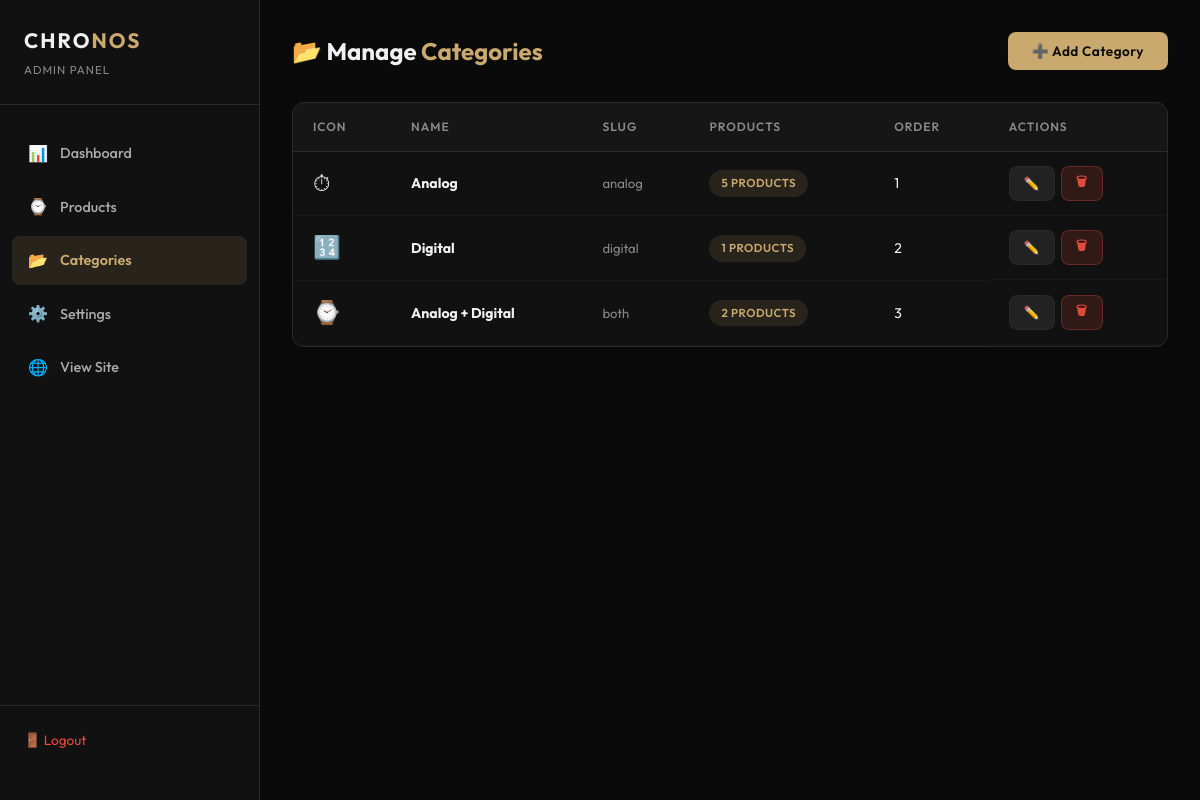
/admin/categories.php (signed in), run on an earlier commit of the app's database.
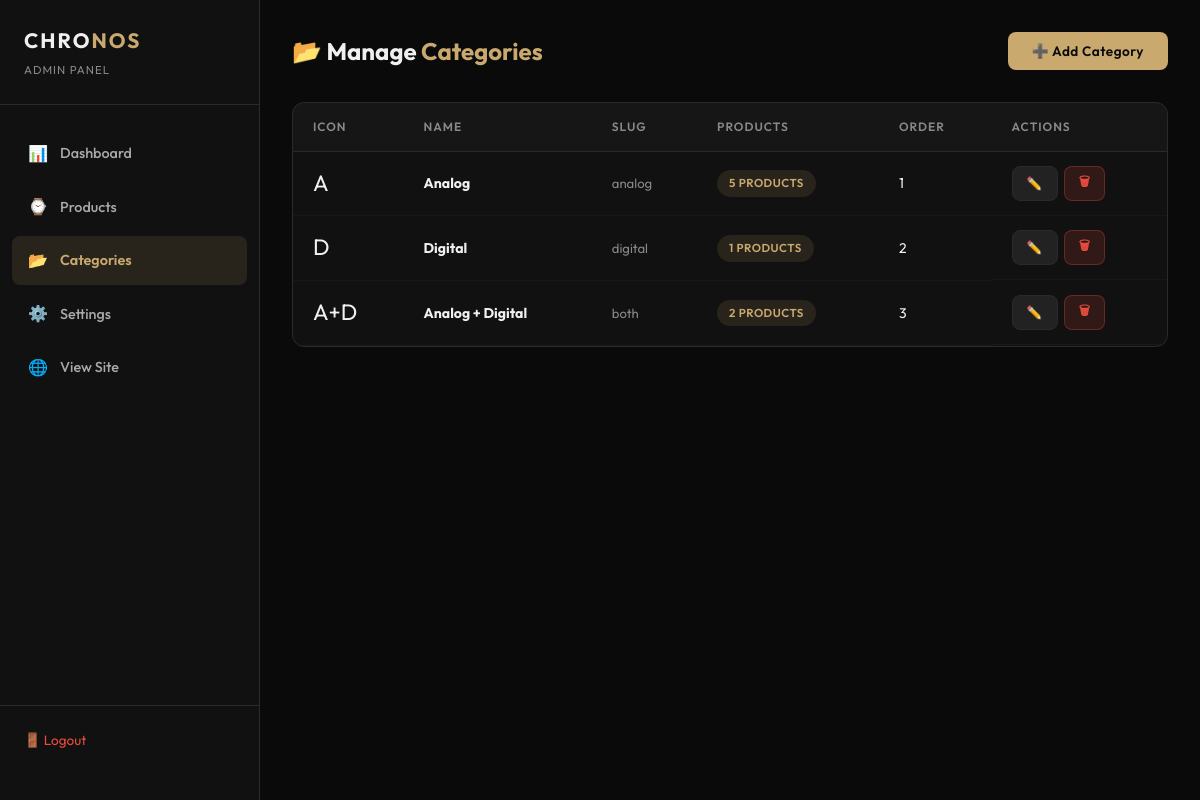
And on a later commit of the database.
### tables this page shows
CREATE TABLE `categories` (
    `id` INT AUTO_INCREMENT PRIMARY KEY,
    `name` VARCHAR(100) NOT NULL,
    `slug` VARCHAR(100) NOT NULL UNIQUE,
    `icon` VARCHAR(10) DEFAULT '⌚',
    `sort_order` INT NOT NULL DEFAULT 0,
    `created_at` TIMESTAMP DEFAULT CURRENT_TIMESTAMP
);

### admin/categories.php (the view, shortened to what this page needs)
<?php
$db = getDB();
$categories = $db->query("SELECT c.*, (SELECT COUNT(*) FROM products WHERE category_id = c.id) as product_count FROM categories c ORDER BY c.sort_order ASC, c.id ASC")->fetchAll();
?>
<!DOCTYPE html>
<html lang="en">
<head>
    <link rel="stylesheet" href="css/admin.css?v=<?= filemtime(__DIR__ . '/css/admin.css') ?>">
</head>
<body>
<div class="admin-layout">
    <aside class="sidebar">
        <div class="sidebar-brand">
            <h1>CHRO<span>NOS</span></h1>
            <p>Admin Panel</p>
        </div>
        <nav class="sidebar-nav">
            <a href="index.php">
                <span class="nav-icon">📊</span> Dashboard
            </a>
            <a href="products.php">
                <span class="nav-icon">⌚</span> Products
            </a>
            <a href="categories.php" class="active">
                <span class="nav-icon">📂</span> Categories
            </a>
            <a href="settings.php">
                <span class="nav-icon">⚙️</span> Settings
            </a>
            <a href="../" target="_blank">
                <span class="nav-icon">🌐</span> View Site
            </a>
        </nav>
        <div class="sidebar-footer">
            <a href="logout.php">🚪 Logout</a>
        </div>
    </aside>
    <main class="main-content">
        <div class="page-header">
            <h1 class="page-title">📂 Manage <span>Categories</span></h1>
            <button class="btn btn-primary" onclick="showModal()">➕ Add Category</button>
        </div>
        <div class="table-wrapper">
            <table class="data-table">
                <thead>
                    <tr>
                        <th>Icon</th>
                        <th>Name</th>
                        <th>Slug</th>
                        <th>Products</th>
                        <th>Order</th>
                        <th>Actions</th>
                    </tr>
                </thead>
                <tbody>
                    <?php foreach ($categories as $cat): ?>
                    <tr data-id="<?= $cat['id'] ?>">
                        <td style="font-size:1.4rem;"><?= htmlspecialchars($cat['icon']) ?></td>
                        <td><strong><?= htmlspecialchars($cat['name']) ?></strong></td>
                        <td style="color:var(--gray);font-size:0.82rem;"><?= htmlspecialchars($cat['slug']) ?></td>
                        <td><span class="type-badge analog"><?= $cat['product_count'] ?> products</span></td>
                        <td><?= $cat['sort_order'] ?></td>
                        <td class="actions">
                            <button class="btn btn-secondary btn-sm" onclick="editCat(<?= htmlspecialchars(json_encode($cat)) ?>)">✏️</button>
                            <button class="btn btn-danger btn-sm" onclick="deleteCat(<?= $cat['id'] ?>, '<?= htmlspecialchars($cat['name']) ?>')">🗑</button>
                        </td>
                    </tr>
                    <?php endforeach; ?>
                </tbody>
            </table>
        </div>
    </main>
</div>
</body>
</html>

What changed in the data, as far as the page shows it:
changed categories "Analog": icon "⏱" → "A"
changed categories "Digital": icon "🔢" → "D"
changed categories "Analog + Digital": icon "⌚" → "A+D"
